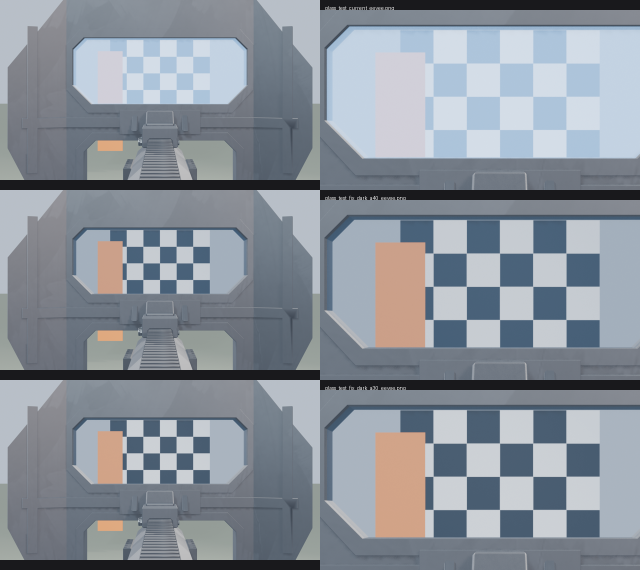
#> input picture assets/weapons/attachments/tactical/review/v2/sheet_v2_glass_test.png, 1280 x 1140 px, given in place of mako_ugl_side_left_of_shooter.png, which was not available (shown at 1/2 size)
$ python v2_sheets.py
#> lines starting #> are read from the running program, lines starting #| are printed output that depends on the picture; pictures that were not available may be replaced by others from this repository, and a replacement may not be noted
"""Reviewer v2 contact sheets (system python + PIL). Fixed-size cells, letterboxed, labelled."""
import os
from PIL import Image, ImageDraw
R = os.path.join(os.path.dirname(os.path.abspath(__file__)), "renders")
O = os.path.dirname(os.path.abspath(__file__))
TAC = os.path.dirname(os.path.dirname(O))


def sheet(files, out, title, cols=3, cw=600, ch=420):
#> called with cols = 3, cw = 600, ch = 420
    rows = (len(files) + cols - 1) // cols
    S = Image.new("RGB", (cols * cw, 30 + rows * (ch + 20)), (24, 25, 28))
    d = ImageDraw.Draw(S)
    d.text((8, 8), title, fill=(235, 235, 235))
    for i, f in enumerate(files):
        im = Image.open(f).convert("RGB")
#> im is the input picture: PIL image 1280x1140 RGB; mean R, G, B 136.9, 144.1, 153.3
        im.thumbnail((cw, ch))
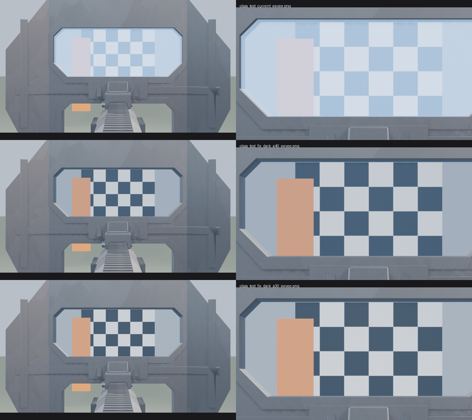
#> im: PIL image 472x420 RGB; mean R, G, B 136.9, 144.1, 153.3
        x = (i % cols) * cw + (cw - im.width) // 2
#> x = 64
        y = 30 + (i // cols) * (ch + 20) + (ch - im.height) // 2
#> y = 30
        S.paste(im, (x, y))
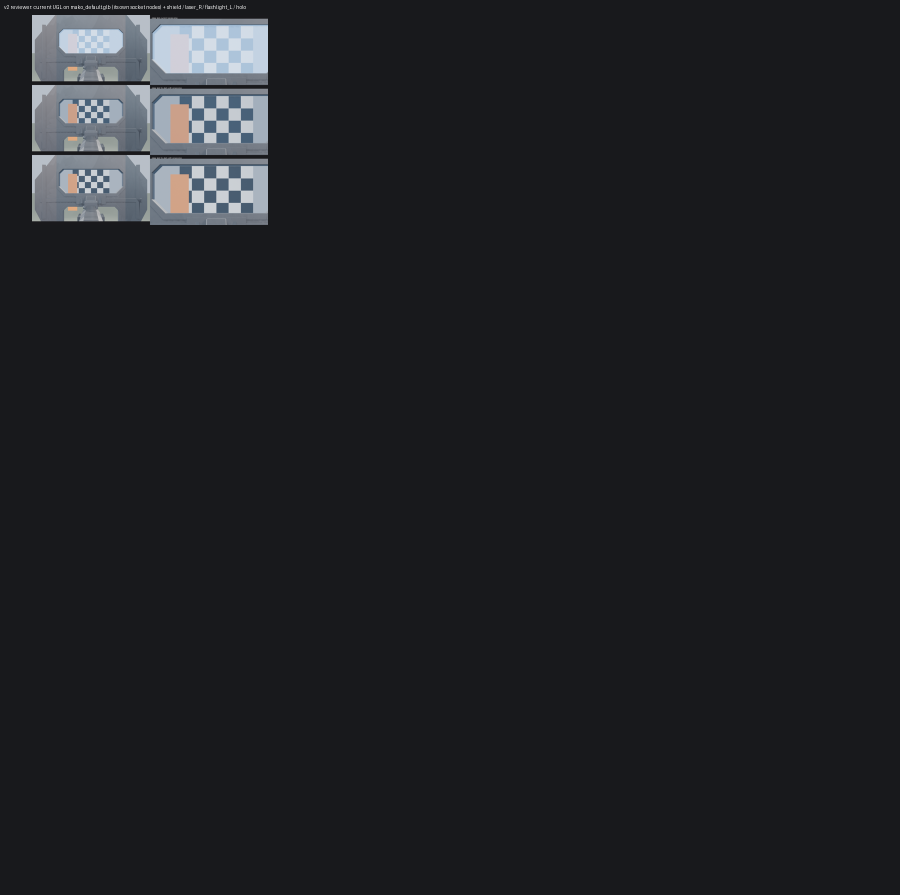
#> S: PIL image 1800x1790 RGB (shown at 1/2 size); mean R, G, B 31, 32.4, 35.8
        d.text(((i % cols) * cw + 6, 30 + (i // cols) * (ch + 20) + ch + 3), os.path.relpath(f, TAC), fill=(210, 210, 210))
#> pass 2 of the loop in sheet, `for i, f in enumerate(files):`:
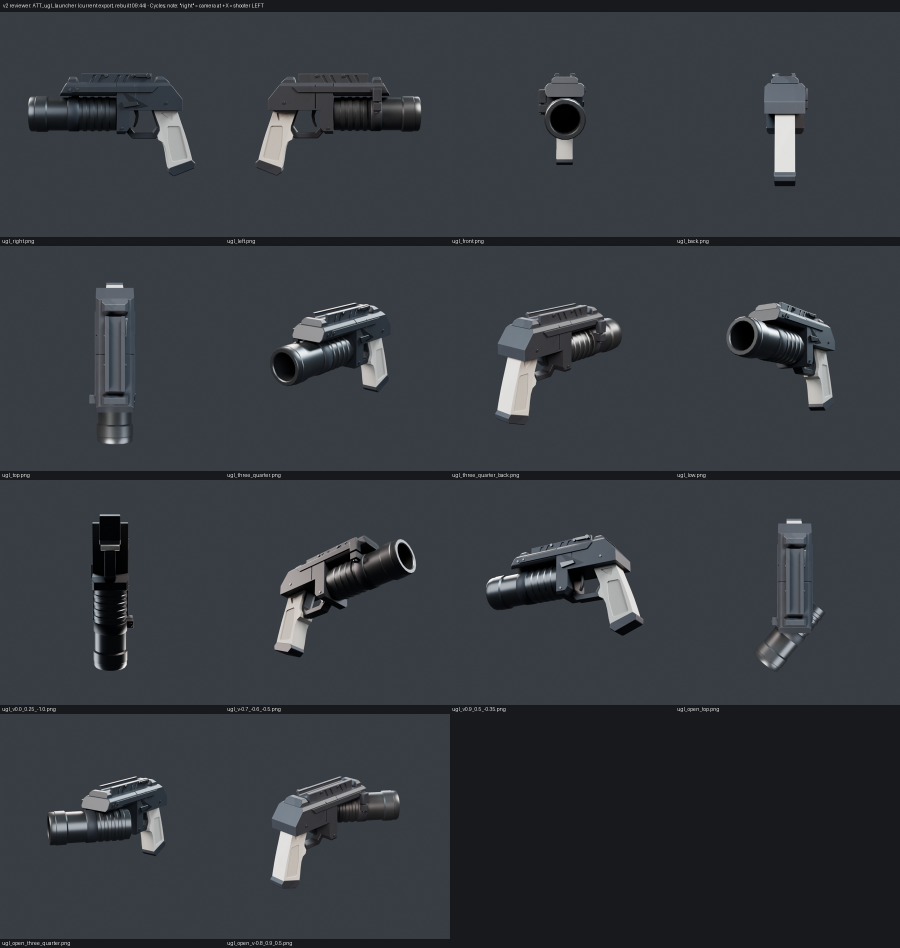
#> input picture assets/weapons/attachments/tactical/review/v2/sheet_v2_ugl.png, 1800 x 1896 px, given in place of mako_ugl_side_right_of_shooter.png, which was not available (shown at 1/2 size)
#> in sheet, im is the input picture: PIL image 1800x1896 RGB; mean R, G, B 53.7, 57.8, 63.6
#> in sheet, `im.thumbnail((cw, ch))`:
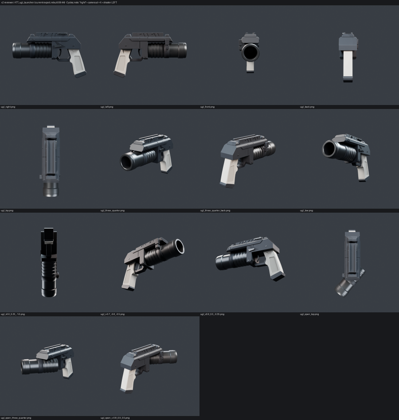
#> im: PIL image 399x420 RGB; mean R, G, B 53.7, 57.8, 63.6
#> in sheet, `S.paste(im, (x, y))`:
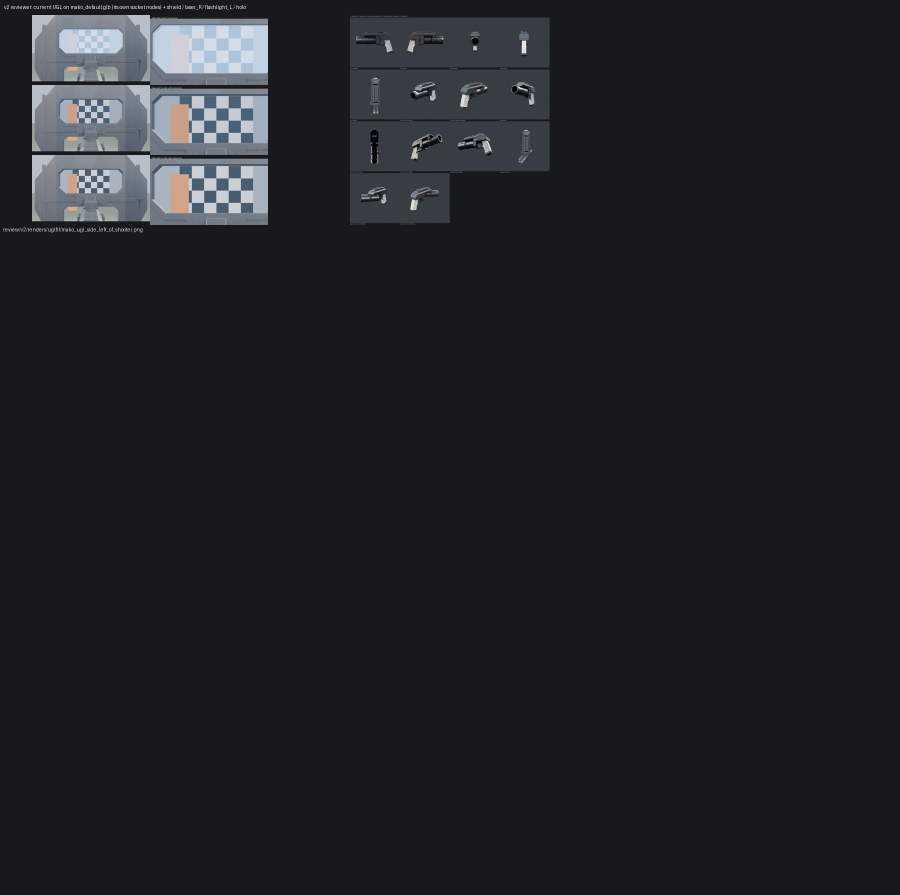
#> S: PIL image 1800x1790 RGB (shown at 1/2 size); mean R, G, B 32.6, 34.1, 37.7
    S.save(out)
    print("sheet", out)


uf = [os.path.join(R, "uglfit", f) for f in ("mako_ugl_side_left_of_shooter.png", "mako_ugl_side_right_of_shooter.png",
                                              "mako_ugl_below.png", "fp_inspect_left_ugl.png", "fp_hip_ugl.png",
                                              "kit_closed_wide_left.png", "kit_closed_front_low_left.png",
                                              "kit_closed_side_left.png", "kit_open_below_left.png",
                                              "kit_open_from_below.png", "kit_open_fp_left.png")]
#> (the run stopped early here; a loop or call above may not have finished)
